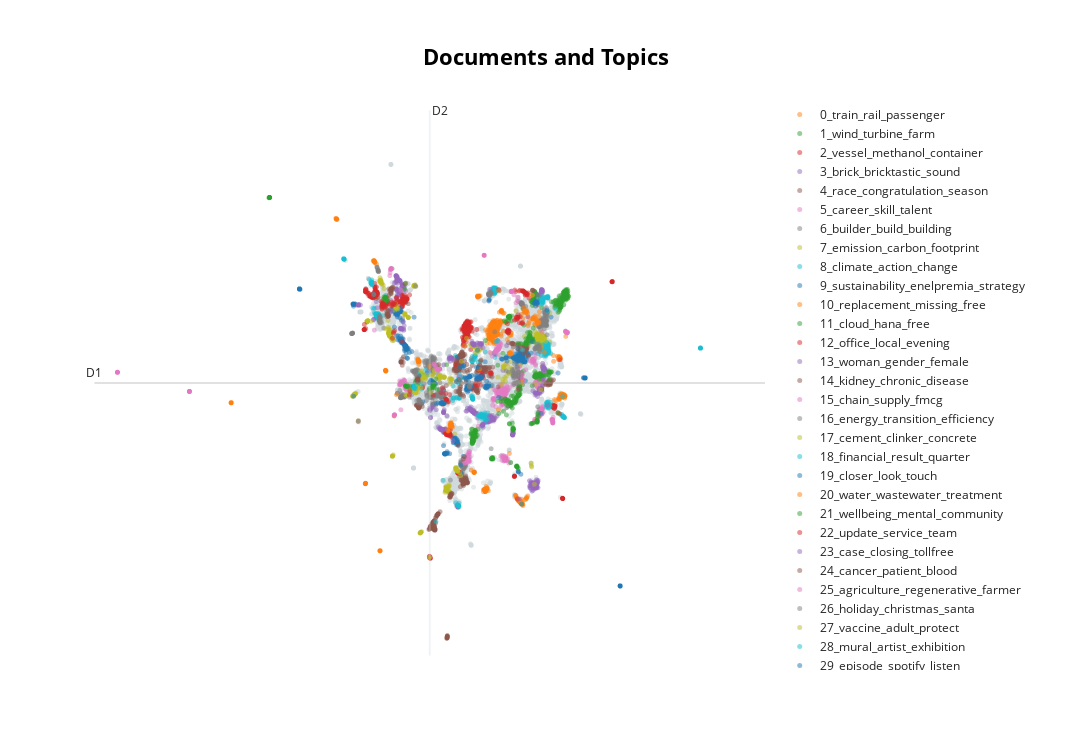

Write notebook code for a chart like this one.
### Code cell
model.visualize_documents(docs, hide_document_hover=True, hide_annotations=True)
